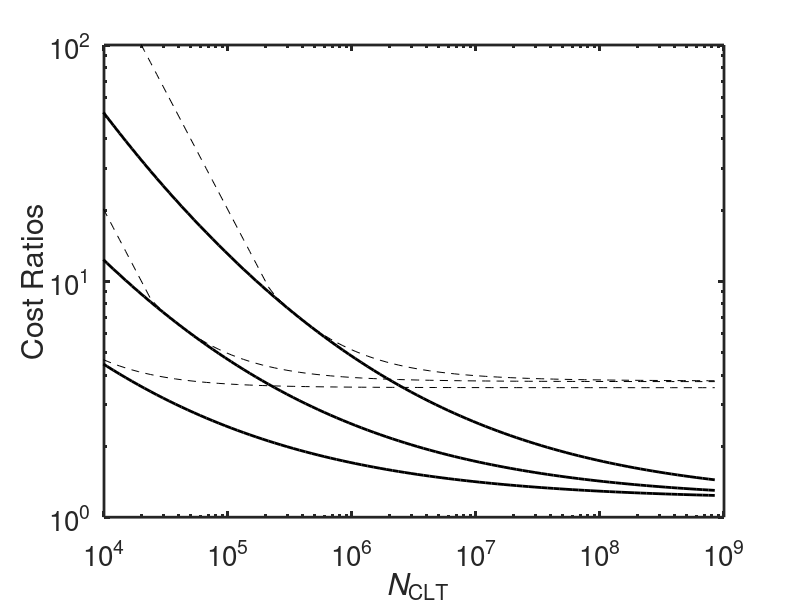
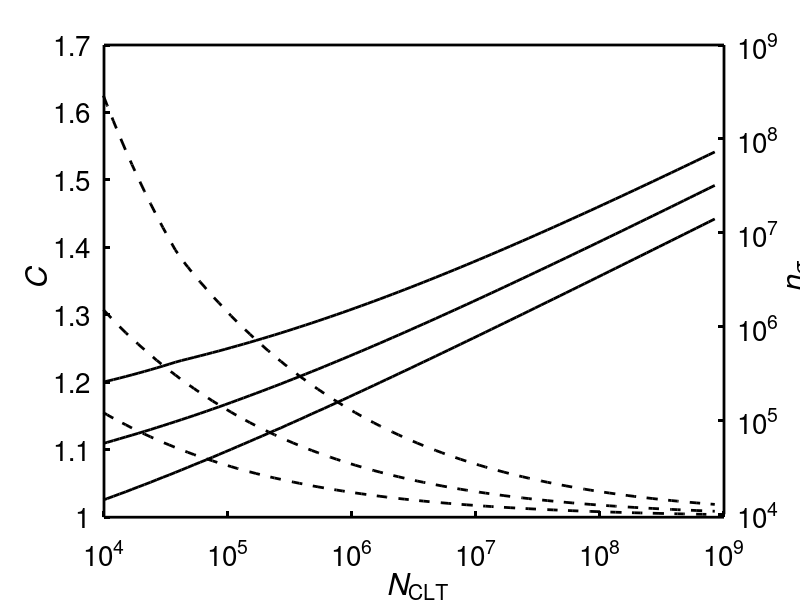

Write MATLAB code to recreate these figures, in order.
% Make some plots for MCQMC 2012 paper
%% Garbage collection
set(0,'defaultaxesfontsize',20,'defaulttextfontsize',20)
clear all, close all
format compact

%% Set fixed constants
alpha=0.01;
talpha=1-sqrt(1-alpha);
beta=0.01;
A=0.56;

%% Set eps/sigma and kappa range
tolovsigvec=-norminv(talpha/2)./sqrt(10.^(4:0.05:9)');
ntol=length(tolovsigvec);
kappavec=[10 100 1000];
nkappa=length(kappavec);

%% Define functions
NCLT = @(tolovsig) ceil((norminv(alpha/2)./tolovsig).^2); %CLT sample
NCheb = @(tolovsig) ceil(1./((tolovsig.^2).*talpha)); %Chebychev sample size
NBEnonfunzero=@(logsqrtn,tolovsig,rho) normcdf(-exp(logsqrtn).*tolovsig) + ...
    A*rho.*exp(-logsqrtn)./(1+exp(logsqrtn).*tolovsig).^3 - talpha/2;
    %solve for non-uniform Berry-Esseen sample size
NBE = @(tolovsig,rho) ...
    ceil(exp(2*fzero(@(x) NBEnonfunzero(x,tolovsig,rho),log(sqrt(NCLT(tolovsig))))));
NChebBE = @(tolovsig,rho) min(NCheb(tolovsig),NBE(tolovsig,rho));
v2weight = @(alpha,beta,fudge2) ...
    (fudge2)+(fudge2-1).*sqrt(talpha.*(1-beta)/(beta*(1-alpha)));
fudge2fun = @(kappa,nsigma) 1./(1 - sqrt((kappa-(nsigma-3)./(nsigma-1)).* ...
    ((1-alpha)./(alpha*nsigma))));
Nmubound = @(tolovsig,kappa,nsigma) ...
    max(nsigma,NChebBE(tolovsig/v2weight(talpha,beta,fudge2fun(kappa,nsigma)),kappa.^(3/4)));
Ntot = @(tolovsig,kappa,nsigma) nsigma+Nmubound(tolovsig,kappa,nsigma);

%% Initialize sample sizes
NCLTvec=NCLT(tolovsigvec); %CLT sample size
NChebBEvec=zeros(ntol,nkappa); %Berry-Esseen sample size
Ntotvec0=NChebBEvec; %Upper bound on total sample ssize
nsigoptvec=NChebBEvec; %Optimal nsigma
Ntotoptvec=NChebBEvec;
fudgeoptvec=NChebBEvec;
nsigma0vec=zeros(1,nkappa);
fudge0vec=nsigma0vec;

%% Main loop
for k=1:nkappa
    
    tic
    %% Set kurtosis
    kappa=kappavec(k);
    rho=kappa^(3/4);

    %% Plot some stuff to look
%     nsigmavec=10.^(3:0.1:8)';
%     nsig=length(nsigmavec);
%     tolovsig=1e-2;
%     Ntotvec=zeros(size(nsigmavec));
%     for i=1:nsig
%         Ntotvec(i)=Ntot(tolovsig,kappa,nsigmavec(i));
%     end
%     figure
%     loglog(nsigmavec,Ntotvec,'b-','linewidth',2)

    %% Compute sample sizes
    nsigma0=kappa*1e3;
    nsigma0vec(k)=nsigma0;
    fudge0=sqrt(fudge2fun(kappa,nsigma0));
    fudge0vec=fudge0;
    for i=1:ntol
        tolovsig=tolovsigvec(i);
        NChebBEvec(i,k)=NChebBE(tolovsig,rho);
        Ntotvec0(i,k)=Ntot(tolovsig,kappa,nsigma0);
        minlog10n=max(3,log10(kappa*(1-talpha)/talpha));
        nsigopt=10.^(fminbnd(@(x) Ntot(tolovsig,kappa,10.^x),minlog10n,10));
        nsigoptvec(i,k)=round(nsigopt);
        Ntotoptvec(i,k)=Ntot(tolovsig,kappa,nsigoptvec(i,k));
    end
    fudgeoptvec(:,k)=sqrt(fudge2fun(kappa,nsigoptvec(:,k)));

    toc
end

%% Plot ratios of sample sizes
figure;
h=loglog( ... %NCLTvec,NChebBEvec./repmat(NCLTvec,1,nkappa),'k-.',...
    NCLTvec,Ntotvec0./repmat(NCLTvec,1,nkappa),'k--',...
    NCLTvec,Ntotoptvec./repmat(NCLTvec,1,nkappa),'k-',...
    'linewidth',2);
set(gca,'Linewidth',2);
xlabel('{\it N}_{CLT}')
ylabel('Cost Ratios')
%ylabel('{\it N_{\mu}}/{\it N}_{CLT}')
axis([1e4 1e9 1 100])
print -deps 'MCSampleSizes.eps'

%% Plot optima nsigma and fudge
figure;
line(NCLTvec,fudgeoptvec,'color','k','linestyle','--','linewidth',2)
ax1 = gca;
set(ax1,'XColor','k','YColor','k',...
    'XLim',[1e4 1e9],...
    'Xscale','log','Xtick',10.^(4:9),...
    'Yscale','linear','Ytick',1:0.1:1.7, ...
    'YLim',[1 1.7],'Linewidth',2);
xlabel('{\it N}_{CLT}')
ylabel('{\it C}')
axes('Position',get(ax1,'Position'),...
    'XAxisLocation','top',...
    'YAxisLocation','right',...
    'Color','none',...
    'XColor','k','YColor','k',...
    'XLim',[1e4 1e9],...
    'YLim',[1e4 1e9],...
    'LineWidth',2, ...
    'XScale','log','Yscale','log', ...
    'XTick',[],'YTick',10.^(4:9));
ylabel('{\it n_{\sigma}}')
line(NCLTvec,nsigoptvec,'color','k','linestyle','-','linewidth',2)
print -deps 'MCnsigmafudge.eps'



